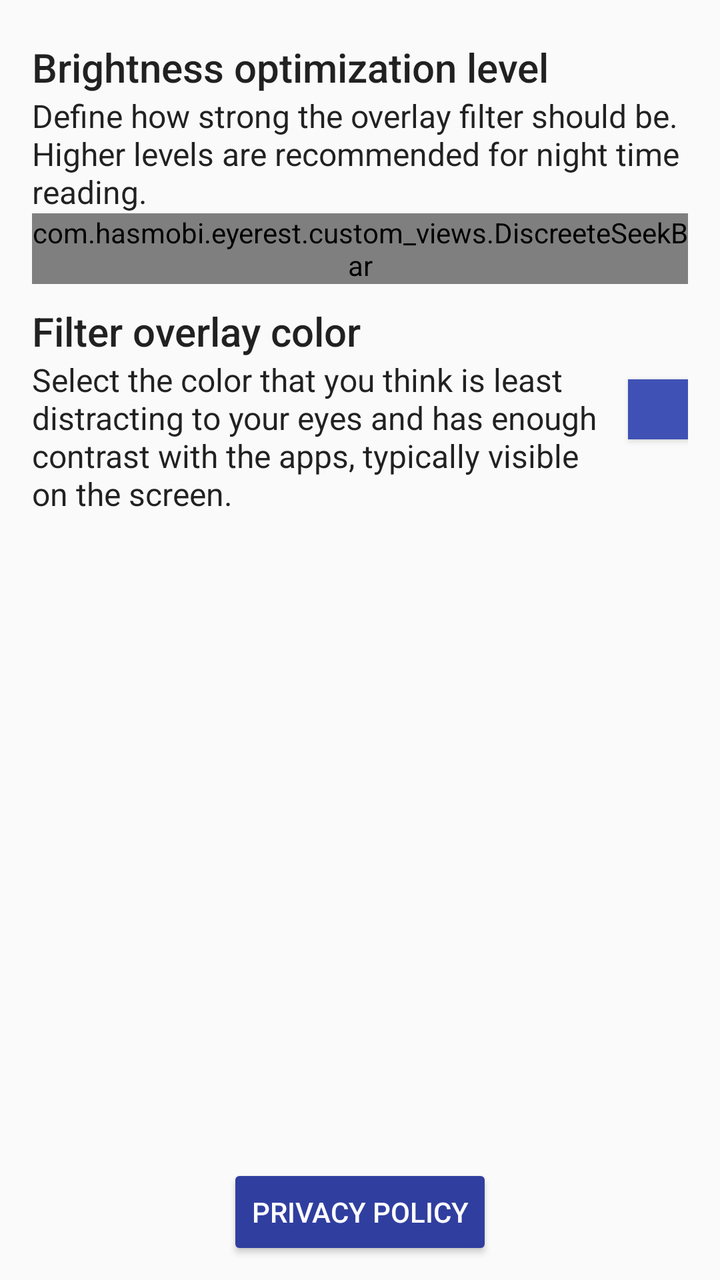
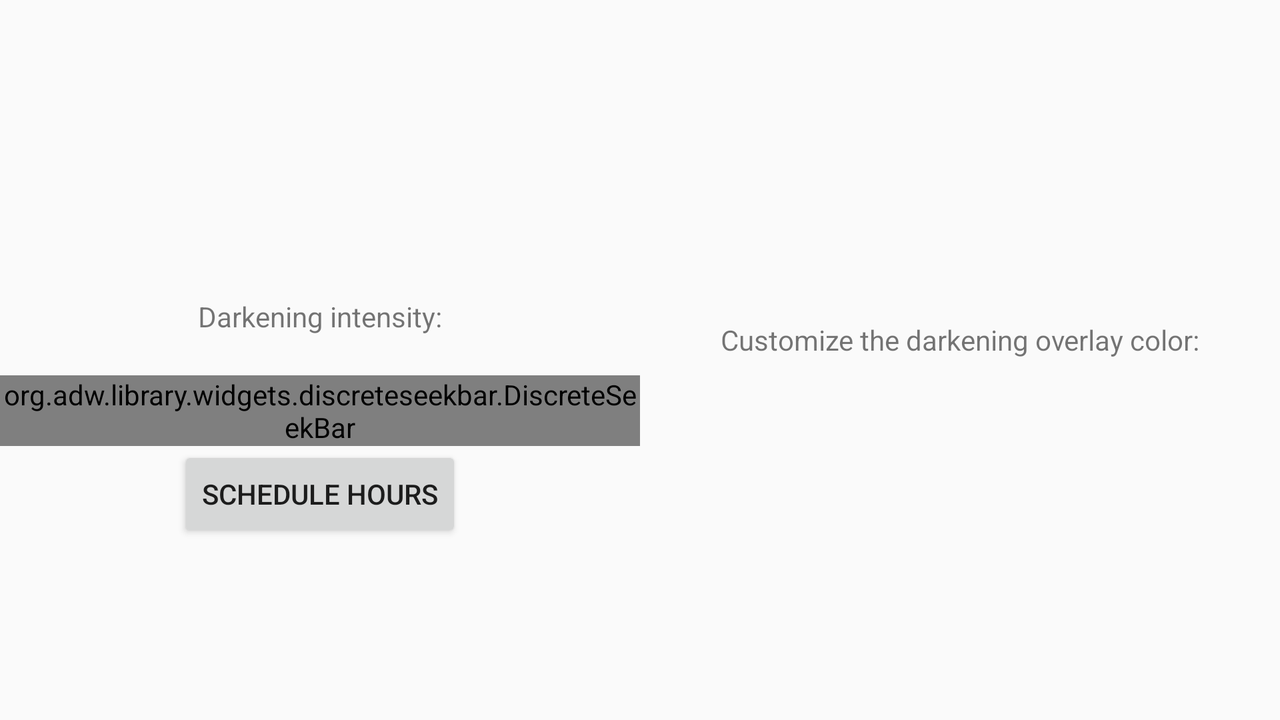

The same Android screen from two of the app's own layout files: first res/layout/ as a phone draws it, then the repository's variant for another configuration, drawn on a device whose configuration selects that folder. Both files follow.
<!-- AndroidManifest.xml: application theme AppTheme -->
<!-- res/layout/fragment_settings.xml -->
<?xml version="1.0" encoding="utf-8"?>
<RelativeLayout xmlns:android="http://schemas.android.com/apk/res/android"
    xmlns:app="http://schemas.android.com/apk/res-auto"
    android:layout_width="match_parent"
    android:layout_height="match_parent">

    <ScrollView
        android:layout_width="match_parent"
        android:layout_height="match_parent">

        <LinearLayout
            android:layout_width="match_parent"
            android:layout_height="wrap_content"
            android:orientation="vertical"
            android:paddingLeft="@dimen/activity_horizontal_margin"
            android:paddingTop="@dimen/activity_vertical_margin"
            android:paddingRight="@dimen/activity_horizontal_margin"
            android:paddingBottom="@dimen/activity_vertical_margin">


            <LinearLayout
                android:id="@+id/llIntensityWrapper"
                android:layout_width="match_parent"
                android:layout_height="wrap_content"
                android:layout_marginBottom="10dp"
                android:orientation="vertical">

                <TextView
                    style="@style/Base.TextAppearance.AppCompat.Title"
                    android:layout_width="wrap_content"
                    android:layout_height="wrap_content"
                    android:text="@string/intensity" />

                <TextView
                    style="@style/Base.TextAppearance.AppCompat.Subhead"
                    android:layout_width="wrap_content"
                    android:layout_height="wrap_content"
                    android:text="Define how strong the overlay filter should be. Higher levels are recommended for night time reading." />

                <com.hasmobi.eyerest.custom_views.DiscreeteSeekBar
                    android:id="@+id/sbDarkenIntensity"
                    android:layout_width="match_parent"
                    android:layout_height="wrap_content"
                    android:layout_margin="0dp"
                    android:padding="0dp"
                    app:dsb_max="80"
                    app:dsb_min="0" />
            </LinearLayout>

            <RelativeLayout
                android:layout_width="match_parent"
                android:layout_height="wrap_content">

                <Button
                    android:id="@+id/bColorPicker"
                    android:layout_width="30dp"
                    android:layout_height="30dp"
                    android:layout_alignParentEnd="true"
                    android:layout_centerVertical="true"
                    android:layout_marginStart="15dp"
                    android:background="@color/colorPrimary" />

                <LinearLayout
                    android:layout_width="match_parent"
                    android:layout_height="wrap_content"
                    android:layout_alignParentStart="true"
                    android:layout_centerVertical="true"
                    android:layout_toStartOf="@id/bColorPicker"
                    android:orientation="vertical">

                    <TextView
                        style="@style/Base.TextAppearance.AppCompat.Title"
                        android:layout_width="match_parent"
                        android:layout_height="wrap_content"
                        android:text="@string/customize_overlay_color" />

                    <TextView
                        style="@style/Base.TextAppearance.AppCompat.Subhead"
                        android:layout_width="match_parent"
                        android:layout_height="wrap_content"
                        android:text="Select the color that you think is least distracting to your eyes and has enough contrast with the apps, typically visible on the screen." />

                </LinearLayout>


            </RelativeLayout>


            
            <LinearLayout
                android:layout_width="match_parent"
                android:layout_height="wrap_content"
                android:layout_marginStart="13dp"
                android:layout_marginEnd="13dp"
                android:orientation="vertical"
                android:visibility="gone">

                <TextView
                    android:layout_width="match_parent"
                    android:layout_height="wrap_content"
                    android:layout_marginTop="20dp"
                    android:layout_marginBottom="10dp"
                    android:gravity="left"
                    android:text="@string/customize_overlay_color" />

                <GridView
                    android:id="@+id/gridColors"
                    android:layout_width="wrap_content"
                    android:layout_height="wrap_content"
                    android:layout_gravity="center"
                    android:columnWidth="10dp"
                    android:gravity="center"
                    android:horizontalSpacing="10dp"
                    android:numColumns="6"
                    android:stretchMode="columnWidth"
                    android:verticalSpacing="10dp" />
            </LinearLayout>


            <LinearLayout
                android:id="@+id/llSchedulerContainer"
                android:layout_width="match_parent"
                android:layout_height="match_parent"
                android:layout_marginTop="15dp"
                android:orientation="vertical" />


        </LinearLayout>
    </ScrollView>

    <Button
        android:id="@+id/bPrivacyPolicy"
        style="@style/Base.Widget.AppCompat.Button.Colored"
        android:layout_width="wrap_content"
        android:layout_height="wrap_content"
        android:layout_alignParentBottom="true"
        android:layout_centerHorizontal="true"
        android:layout_gravity="center_horizontal"
        android:layout_marginTop="10dp"
        android:layout_marginBottom="10dp"
        android:text="Privacy Policy" />

</RelativeLayout>
<!-- resources referenced by this layout -->
<resources>
  <color name="colorPrimary">#3F51B5</color>
  <dimen name="activity_horizontal_margin">16dp</dimen>
  <dimen name="activity_vertical_margin">20dp</dimen>
  <string name="customize_overlay_color">Filter overlay color</string>
  <string name="intensity">Brightness optimization level</string>
  <style name="AppTheme" parent="Theme.AppCompat.Light.DarkActionBar">
          
          <item name="colorPrimary">@color/colorPrimary</item>
          <item name="colorPrimaryDark">@color/colorPrimaryDark</item>
          <item name="colorAccent">@color/colorPrimaryDark</item>
  
          <item name="discreteSeekBarStyle">@style/DiscreteSeekBar</item>
      </style>
  <color name="colorPrimaryDark">#303F9F</color>
  <style name="DiscreteSeekBar" parent="Widget.DiscreteSeekBar">
          <item name="dsb_progressColor">@color/colorAccent</item>
          <item name="dsb_trackColor">@color/colorAccent</item>
          <item name="dsb_indicatorColor">@color/colorAccent</item>
      </style>
  <color name="colorAccent">#FF4081</color>
</resources>
<!-- res/layout-land/fragment_settings.xml (the repository's variant of the layout above) -->
<!-- drawn on the phone turned sideways -->
<?xml version="1.0" encoding="utf-8"?>
<LinearLayout xmlns:android="http://schemas.android.com/apk/res/android"
              xmlns:app="http://schemas.android.com/apk/res-auto"
              android:layout_width="match_parent"
              android:layout_height="match_parent"
              android:background="@color/fragment_background"
              android:gravity="center"
              android:orientation="horizontal"
              android:weightSum="2">

    <LinearLayout
        android:layout_width="0dp"
        android:layout_height="match_parent"
        android:layout_weight="1"
        android:gravity="center"
        android:orientation="vertical">

        <ImageView

            android:layout_width="wrap_content"
            android:layout_height="wrap_content"
            android:layout_marginBottom="20dp"
            android:layout_marginTop="20dp"
            android:src="@drawable/ic_remove_red_eye_black_48dp"/>

        <TextView
            android:layout_width="wrap_content"
            android:layout_height="wrap_content"
            android:layout_marginBottom="20dp"
            android:layout_marginTop="20dp"
            android:text="Darkening intensity:"/>

        <org.adw.library.widgets.discreteseekbar.DiscreteSeekBar
            android:id="@+id/sbDarkenIntensity"
            android:layout_width="match_parent"
            android:layout_height="wrap_content"
            app:dsb_max="100"
            app:dsb_min="0"/>

        <Button
            android:id="@+id/bSchedule"
            android:layout_width="wrap_content"
            android:layout_height="wrap_content"
            android:drawablePadding="10dp"
            android:drawableLeft="@drawable/ic_history_black_18dp"
            android:text="Schedule hours"/>


    </LinearLayout>

    <LinearLayout
        android:layout_width="0dp"
        android:layout_height="match_parent"
        android:layout_weight="1"
        android:gravity="center"
        android:orientation="vertical">

        <TextView
            android:layout_width="wrap_content"
            android:layout_height="wrap_content"
            android:layout_marginBottom="20dp"
            android:text="Customize the darkening overlay color:"/>

        <GridView
            android:id="@+id/gridColors"
            android:layout_width="wrap_content"
            android:layout_height="wrap_content"
            android:layout_gravity="center"
            android:columnWidth="30dp"
            android:gravity="center"
            android:horizontalSpacing="15dp"
            android:numColumns="3"
            android:stretchMode="columnWidth"
            android:verticalSpacing="10dp"/>
    </LinearLayout>


</LinearLayout>
<!-- resources referenced by the variant -->
<!-- as the phone turned sideways resolves them -->
<resources>
  <color name="fragment_background">#00000000</color>
  <style name="AppTheme" parent="Theme.AppCompat.Light.DarkActionBar">
          
          <item name="colorPrimary">@color/colorPrimary</item>
          <item name="colorPrimaryDark">@color/colorPrimaryDark</item>
          <item name="colorAccent">@color/colorPrimaryDark</item>
  
          <item name="discreteSeekBarStyle">@style/DiscreteSeekBar</item>
      </style>
  <color name="colorPrimary">#3F51B5</color>
  <color name="colorPrimaryDark">#303F9F</color>
  <style name="DiscreteSeekBar" parent="Widget.DiscreteSeekBar">
          <item name="dsb_progressColor">@color/colorAccent</item>
          <item name="dsb_trackColor">@color/colorAccent</item>
          <item name="dsb_indicatorColor">@color/colorAccent</item>
      </style>
  <color name="colorAccent">#FF4081</color>
</resources>
